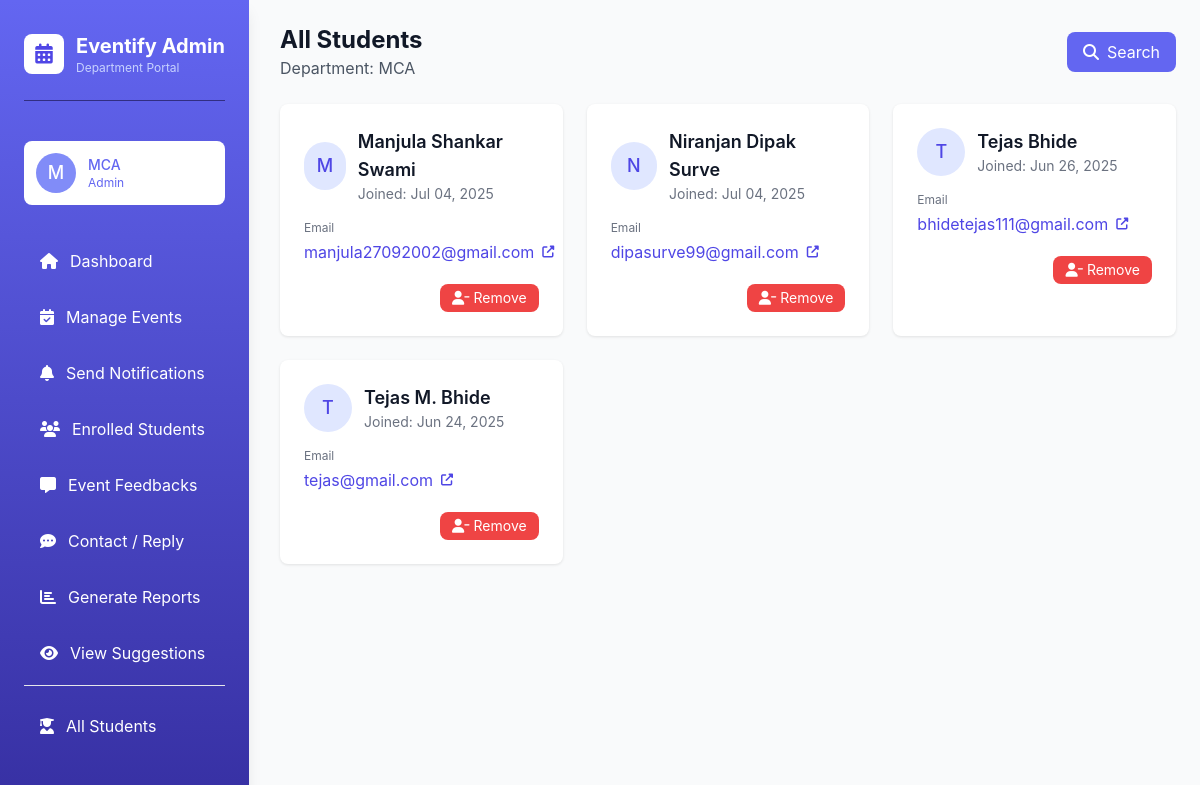
The app's page /department/all_students.php (signed in) with its own data.
### tables this page shows
CREATE TABLE `students` (
  `student_id` int(11) NOT NULL,
  `full_name` varchar(100) NOT NULL,
  `email` varchar(100) NOT NULL,
  `password` varchar(255) NOT NULL,
  `department_id` int(11) DEFAULT NULL,
  `created_at` timestamp NOT NULL DEFAULT current_timestamp()
);

### department/all_students.php (the view, shortened to what this page needs)
<?php
require_once '../includes/db.php';
$department_id = $_SESSION['department_id'];
$department_name = $_SESSION['department_name'];
$stmt = $pdo->prepare("SELECT * FROM students WHERE department_id = ? ORDER BY created_at DESC");
$stmt->execute([$department_id]);
$students = $stmt->fetchAll();
?>
<!DOCTYPE html>
<html lang="en">
<head>
    <script src="https://cdn.tailwindcss.com"></script>
    <link rel="stylesheet" href="https://cdnjs.cloudflare.com/ajax/libs/font-awesome/6.4.0/css/all.min.css">
</head>
<body class="bg-gray-50">
<div class="flex">
    <?php include 'sidebar.php'; ?>
    <main class="flex-1 md:ml-64 p-6 mt-16 md:mt-0">
        <div class="max-w-7xl mx-auto">
            <div class="flex justify-between items-center mb-6">
                <div>
                    <h1 class="text-2xl font-bold text-gray-900">All Students</h1>
                    <p class="text-gray-600">Department: <?= htmlspecialchars($department_name) ?></p>
                </div>
                <div class="relative">
                    <button onclick="toggleSearch()" class="btn-primary text-white px-4 py-2 rounded-lg flex items-center">
                        <i class="fas fa-search mr-2"></i> Search
                    </button>
                </div>
            </div>
            <?php if ($students): ?>
                <div class="grid grid-cols-1 md:grid-cols-2 lg:grid-cols-3 gap-6">
                    <?php foreach ($students as $student): ?>
                        <div class="student-card p-6">
                            <div class="flex items-center mb-4">
                                <div class="w-12 h-12 bg-indigo-100 rounded-full flex items-center justify-center text-indigo-600 mr-3">
                                    <span class="text-lg font-medium"><?= strtoupper(substr(htmlspecialchars($student['full_name']), 0, 1)) ?></span>
                                </div>
                                <div>
                                    <h3 class="text-lg font-semibold text-gray-900"><?= htmlspecialchars($student['full_name']) ?></h3>
                                    <p class="text-sm text-gray-500">Joined: <?= date('M d, Y', strtotime($student['created_at'])) ?></p>
                                </div>
                            </div>
                            <div class="space-y-3">
                                <div>
                                    <p class="text-xs text-gray-500 mb-1">Email</p>
                                    <a href="mailto:<?= htmlspecialchars($student['email']) ?>?subject=Regarding Your Account&body=Dear <?= htmlspecialchars(explode(' ', $student['full_name'])[0]) ?>,"
                                       class="text-indigo-600 hover:text-indigo-800 hover:underline flex items-center">
                                        <?= htmlspecialchars($student['email']) ?>
                                        <i class="fas fa-external-link-alt ml-2 text-xs"></i>
                                    </a>
                                </div>
                                <div class="flex justify-end space-x-2 pt-2">
                                    <button onclick="confirmRemove('<?= $student['student_id'] ?>', '<?= htmlspecialchars(addslashes($student['full_name'])) ?>')"
                                            class="btn-danger text-white px-3 py-1 text-sm rounded-lg flex items-center">
                                        <i class="fas fa-user-minus mr-1"></i> Remove
                                    </button>
                                </div>
                            </div>
                        </div>
                    <?php endforeach; ?>
                </div>
            <?php endif; ?>
        </div>
    </main>
</div>
</body>
</html>

### department/all_students.php (style rules this page uses)
:root { --primary: #6366f1; --primary-hover: #4f46e5; --danger: #ef4444; --danger-hover: #dc2626; }
body { background-color: #f8fafc; font-family: 'Inter', sans-serif; }
.student-card { transition: all 0.3s cubic-bezier(0.4, 0, 0.2, 1); box-shadow: 0 1px 3px rgba(0, 0, 0, 0.1); background: white; border-radius: 0.5rem; overflow: hidden; }
.btn-primary { background-color: var(--primary); transition: all 0.3s; }
.btn-danger { background-color: var(--danger); transition: all 0.3s; }

### records on screen
students: full_name "M", full_name "Manjula Shankar Swami", created_at "Jul 04, 2025", email "manjula27092002@gmail.com"
students: full_name "N", full_name "Niranjan Dipak Surve", created_at "Jul 04, 2025", email "dipasurve99@gmail.com"
students: full_name "T", full_name "Tejas Bhide", created_at "Jun 26, 2025", email "bhidetejas111@gmail.com"
students: full_name "T", full_name "Tejas M. Bhide", created_at "Jun 24, 2025", email "tejas@gmail.com"

### other values on screen
substr(htmlspecialchars($_SESSION['department_name']), 0, 1) "M"
$_SESSION['department_name'] "MCA"
$department_name "MCA"
